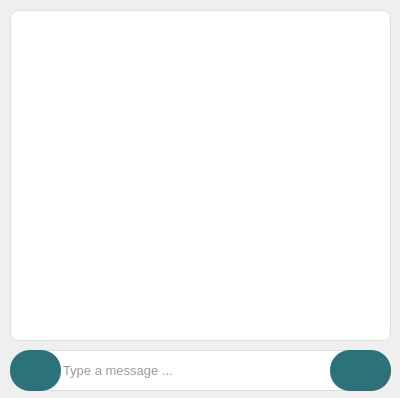
<?xml version="1.0" encoding="UTF-8"?>
<ui version="4.0">
 <class>AIchat</class>
 <widget class="QWidget" name="AIchat">
  <property name="geometry">
   <rect>
    <x>0</x>
    <y>0</y>
    <width>400</width>
    <height>398</height>
   </rect>
  </property>
  <property name="windowTitle">
   <string>Form</string>
  </property>
  <widget class="QLineEdit" name="messageEdit">
   <property name="geometry">
    <rect>
     <x>10</x>
     <y>350</y>
     <width>381</width>
     <height>41</height>
    </rect>
   </property>
   <property name="styleSheet">
    <string notr="true">QLineEdit#messageEdit {
    background-color: #ffffff;
    border: 1px solid #dcdcdc;
    border-radius: 20px; /* Makes it pill-shaped and modern */
    padding: 8px 16px;padding-left:50px;padding-right:60px;
    font-family: &quot;Segoe UI&quot;, Arial, sans-serif;
    font-size: 13px;
    color: #333333;
}
QLineEdit#messageEdit:focus {
    border: 1px solid #0078d4; /* Highlights blue when typing */
}</string>
   </property>
   <property name="placeholderText">
    <string>Type a message ...</string>
   </property>
  </widget>
  <widget class="QTextEdit" name="chatBox">
   <property name="geometry">
    <rect>
     <x>10</x>
     <y>10</y>
     <width>381</width>
     <height>331</height>
    </rect>
   </property>
   <property name="styleSheet">
    <string notr="true">QTextBrowser, QTextEdit#chatBox {
    background-color: #ffffff;
    border: 1px solid #e0e0e0;
    border-radius: 8px;
    padding: 12px;
    font-family: &quot;Segoe UI&quot;, Arial, sans-serif;
    font-size: 13px;
    color: #333333;
}


QScrollBar:vertical {
       background: transparent;
       width: 10px;
      margin: 4px 0px 4px 0px;
    }
    QScrollBar::handle:vertical {
       background: #C4C4C4;
       border-radius: 5px;
       min-height: 30px;
    }
    QScrollBar::handle:vertical:hover {
      background: #A0A0A0;
    }
    QScrollBar::add-line:vertical, QScrollBar::sub-line:vertical {
       height: 0px;
    }
    QScrollBar::add-page:vertical, QScrollBar::sub-page:vertical {
       background: none;
    }</string>
   </property>
  </widget>
  <widget class="QPushButton" name="screenshotButton">
   <property name="geometry">
    <rect>
     <x>10</x>
     <y>350</y>
     <width>51</width>
     <height>41</height>
    </rect>
   </property>
   <property name="cursor">
    <cursorShape>PointingHandCursor</cursorShape>
   </property>
   <property name="styleSheet">
    <string notr="true">QPushButton#screenshotButton {
    background-color: rgba(15, 95, 105,0.88);
    border-radius: 20px; 
    image:url(&quot;img/icon/camera1.png&quot;);
    border:none;
}
</string>
   </property>
   <property name="text">
    <string/>
   </property>
  </widget>
  <widget class="QPushButton" name="sendButton">
   <property name="geometry">
    <rect>
     <x>330</x>
     <y>350</y>
     <width>61</width>
     <height>41</height>
    </rect>
   </property>
   <property name="cursor">
    <cursorShape>PointingHandCursor</cursorShape>
   </property>
   <property name="styleSheet">
    <string notr="true">QPushButton#sendButton {
    background-color: #0078d4; 
    background-color: rgba(15, 95, 105,0.88);
    image:url(&quot;img/icon/send.png&quot;);
    color: white;
    border: none;
    border-radius: 20px; 
    padding: 8px 20px;
    font-family: &quot;Segoe UI&quot;, Arial, sans-serif;
    font-weight: bold;
    font-size: 10px;
}
QPushButton#sendButton:hover {
    background-color: #106ebe; 
}

QPushButton#sendButton:pressed {
    background-color: #005a9e;
}</string>
   </property>
   <property name="text">
    <string/>
   </property>
  </widget>
 </widget>
 <resources/>
 <connections/>
</ui>
